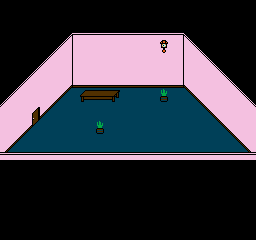

Tiled map render using the project's own tile images. Description and the map definition, with tile-layer contents summarised, below:
An orthogonal 32x30 tile map with 8x8 px tiles, 2 tile layers (Tile Layer 1, Tile Layer 2).

<map version="1.0" orientation="orthogonal" width="32" height="30" tilewidth="8" tileheight="8">
 <tileset firstgid="1" name="tileset" tilewidth="8" tileheight="8">
  <image source="tileset.png" trans="ff00ff" width="256" height="240" />
  <tile id="0">
   <properties>
    <property name="Solid" value="" />
   </properties>
  </tile>
  <tile id="1">
   <properties>
    <property name="Solid" value="" />
   </properties>
  </tile>
  <tile id="2">
   <properties>
    <property name="Solid" value="" />
   </properties>
  </tile>
  <tile id="3">
   <properties>
    <property name="Solid" value="" />
   </properties>
  </tile>
  <tile id="4">
   <properties>
    <property name="Solid" value="" />
   </properties>
  </tile>
  <tile id="5">
   <properties>
    <property name="Solid" value="" />
   </properties>
  </tile>
  <tile id="6">
   <properties>
    <property name="Solid" value="" />
   </properties>
  </tile>
  <tile id="8">
   <properties>
    <property name="Solid" value="" />
   </properties>
  </tile>
  <tile id="9">
   <properties>
    <property name="Solid" value="" />
   </properties>
  </tile>
  <tile id="10">
   <properties>
    <property name="Solid" value="" />
   </properties>
  </tile>
  <tile id="11">
   <properties>
    <property name="Solid" value="" />
   </properties>
  </tile>
  <tile id="12">
   <properties>
    <property name="Solid" value="" />
   </properties>
  </tile>
  <tile id="14">
   <properties>
    <property name="Solid" value="" />
   </properties>
  </tile>
  <tile id="15">
   <properties>
    <property name="Solid" value="" />
   </properties>
  </tile>
  <tile id="16">
   <properties>
    <property name="Solid" value="" />
   </properties>
  </tile>
  <tile id="17">
   <properties>
    <property name="Solid" value="" />
   </properties>
  </tile>
  <tile id="18">
   <properties>
    <property name="Solid" value="" />
   </properties>
  </tile>
  <tile id="19">
   <properties>
    <property name="Solid" value="" />
   </properties>
  </tile>
  <tile id="20">
   <properties>
    <property name="Solid" value="" />
   </properties>
  </tile>
  <tile id="46">
   <properties>
    <property name="" value="" />
   </properties>
  </tile>
  <tile id="47">
   <properties>
    <property name="" value="" />
   </properties>
  </tile>
  <tile id="64">
   <properties>
    <property name="Solid" value="" />
   </properties>
  </tile>
  <tile id="65">
   <properties>
    <property name="Solid" value="" />
   </properties>
  </tile>
  <tile id="66">
   <properties>
    <property name="Solid" value="" />
   </properties>
  </tile>
  <tile id="67">
   <properties>
    <property name="Solid" value="" />
   </properties>
  </tile>
  <tile id="68">
   <properties>
    <property name="Solid" value="" />
   </properties>
  </tile>
  <tile id="70">
   <properties>
    <property name="Solid" value="" />
   </properties>
  </tile>
  <tile id="71">
   <properties>
    <property name="Solid" value="" />
   </properties>
  </tile>
  <tile id="78">
   <properties>
    <property name="Solid" value="" />
   </properties>
  </tile>
  <tile id="79">
   <properties>
    <property name="Solid" value="" />
   </properties>
  </tile>
  <tile id="80">
   <properties>
    <property name="Solid" value="" />
   </properties>
  </tile>
  <tile id="81">
   <properties>
    <property name="Solid" value="" />
   </properties>
  </tile>
  <tile id="82">
   <properties>
    <property name="Solid" value="" />
   </properties>
  </tile>
  <tile id="101">
   <properties>
    <property name="Solid" value="" />
   </properties>
  </tile>
  <tile id="102">
   <properties>
    <property name="Solid" value="" />
   </properties>
  </tile>
  <tile id="103">
   <properties>
    <property name="Solid" value="" />
   </properties>
  </tile>
  <tile id="104">
   <properties>
    <property name="Solid" value="" />
   </properties>
  </tile>
  <tile id="105">
   <properties>
    <property name="Solid" value="" />
   </properties>
  </tile>
  <tile id="106">
   <properties>
    <property name="Solid" value="" />
   </properties>
  </tile>
  <tile id="107">
   <properties>
    <property name="Solid" value="" />
   </properties>
  </tile>
  <tile id="108">
   <properties>
    <property name="Solid" value="" />
   </properties>
  </tile>
  <tile id="109">
   <properties>
    <property name="Solid" value="" />
   </properties>
  </tile>
  <tile id="132">
   <properties>
    <property name="Solid" value="" />
   </properties>
  </tile>
  <tile id="136">
   <properties>
    <property name="Solid" value="" />
   </properties>
  </tile>
  <tile id="137">
   <properties>
    <property name="Solid" value="" />
   </properties>
  </tile>
  <tile id="138">
   <properties>
    <property name="Solid" value="" />
   </properties>
  </tile>
  <tile id="139">
   <properties>
    <property name="Solid" value="" />
   </properties>
  </tile>
  <tile id="165">
   <properties>
    <property name="Solid" value="" />
   </properties>
  </tile>
  <tile id="166">
   <properties>
    <property name="Solid" value="" />
   </properties>
  </tile>
  <tile id="167">
   <properties>
    <property name="Solid" value="" />
   </properties>
  </tile>
  <tile id="168">
   <properties>
    <property name="Solid" value="" />
   </properties>
  </tile>
  <tile id="170">
   <properties>
    <property name="Solid" value="" />
   </properties>
  </tile>
  <tile id="171">
   <properties>
    <property name="Solid" value="" />
   </properties>
  </tile>
  <tile id="172">
   <properties>
    <property name="Solid" value="" />
   </properties>
  </tile>
  <tile id="173">
   <properties>
    <property name="Solid" value="" />
   </properties>
  </tile>
  <tile id="175">
   <properties>
    <property name="Solid" value="" />
   </properties>
  </tile>
  <tile id="177">
   <properties>
    <property name="Solid" value="" />
   </properties>
  </tile>
  <tile id="197">
   <properties>
    <property name="Solid" value="" />
   </properties>
  </tile>
  <tile id="198">
   <properties>
    <property name="Solid" value="" />
   </properties>
  </tile>
  <tile id="199">
   <properties>
    <property name="Solid" value="" />
   </properties>
  </tile>
  <tile id="200">
   <properties>
    <property name="Solid" value="" />
   </properties>
  </tile>
  <tile id="201">
   <properties>
    <property name="Solid" value="" />
   </properties>
  </tile>
  <tile id="204">
   <properties>
    <property name="Solid" value="" />
   </properties>
  </tile>
  <tile id="205">
   <properties>
    <property name="Solid" value="" />
   </properties>
  </tile>
  <tile id="206">
   <properties>
    <property name="Solid" value="" />
   </properties>
  </tile>
  <tile id="207">
   <properties>
    <property name="Solid" value="" />
   </properties>
  </tile>
  <tile id="210">
   <properties>
    <property name="Solid" value="" />
   </properties>
  </tile>
  <tile id="228">
   <properties>
    <property name="Solid" value="" />
   </properties>
  </tile>
  <tile id="233">
   <properties>
    <property name="Solid" value="" />
   </properties>
  </tile>
  <tile id="234">
   <properties>
    <property name="Solid" value="" />
   </properties>
  </tile>
  <tile id="235">
   <properties>
    <property name="Solid" value="" />
   </properties>
  </tile>
  <tile id="236">
   <properties>
    <property name="Solid" value="" />
   </properties>
  </tile>
  <tile id="237">
   <properties>
    <property name="Solid" value="" />
   </properties>
  </tile>
  <tile id="240">
   <properties>
    <property name="Solid" value="" />
   </properties>
  </tile>
  <tile id="241">
   <properties>
    <property name="Solid" value="" />
   </properties>
  </tile>
  <tile id="261">
   <properties>
    <property name="Solid" value="" />
   </properties>
  </tile>
  <tile id="262">
   <properties>
    <property name="Solid" value="" />
   </properties>
  </tile>
  <tile id="263">
   <properties>
    <property name="Solid" value="" />
   </properties>
  </tile>
  <tile id="264">
   <properties>
    <property name="Solid" value="" />
   </properties>
  </tile>
  <tile id="291">
   <properties>
    <property name="Solid" value="" />
   </properties>
  </tile>
  <tile id="292">
   <properties>
    <property name="Solid" value="" />
   </properties>
  </tile>
  <tile id="293">
   <properties>
    <property name="Solid" value="" />
   </properties>
  </tile>
  <tile id="294">
   <properties>
    <property name="Solid" value="" />
   </properties>
  </tile>
  <tile id="295">
   <properties>
    <property name="Solid" value="" />
   </properties>
  </tile>
  <tile id="296">
   <properties>
    <property name="Solid" value="" />
   </properties>
  </tile>
 </tileset>
 <layer name="Tile Layer 1" width="32" height="30">
  <data>[960 cells, 960 non-empty, 22 distinct tile ids]</data>
 </layer>
 <layer name="Tile Layer 2" width="32" height="30">
  <data>[960 cells, 16 non-empty, 10 distinct tile ids]</data>
 </layer>
</map>
